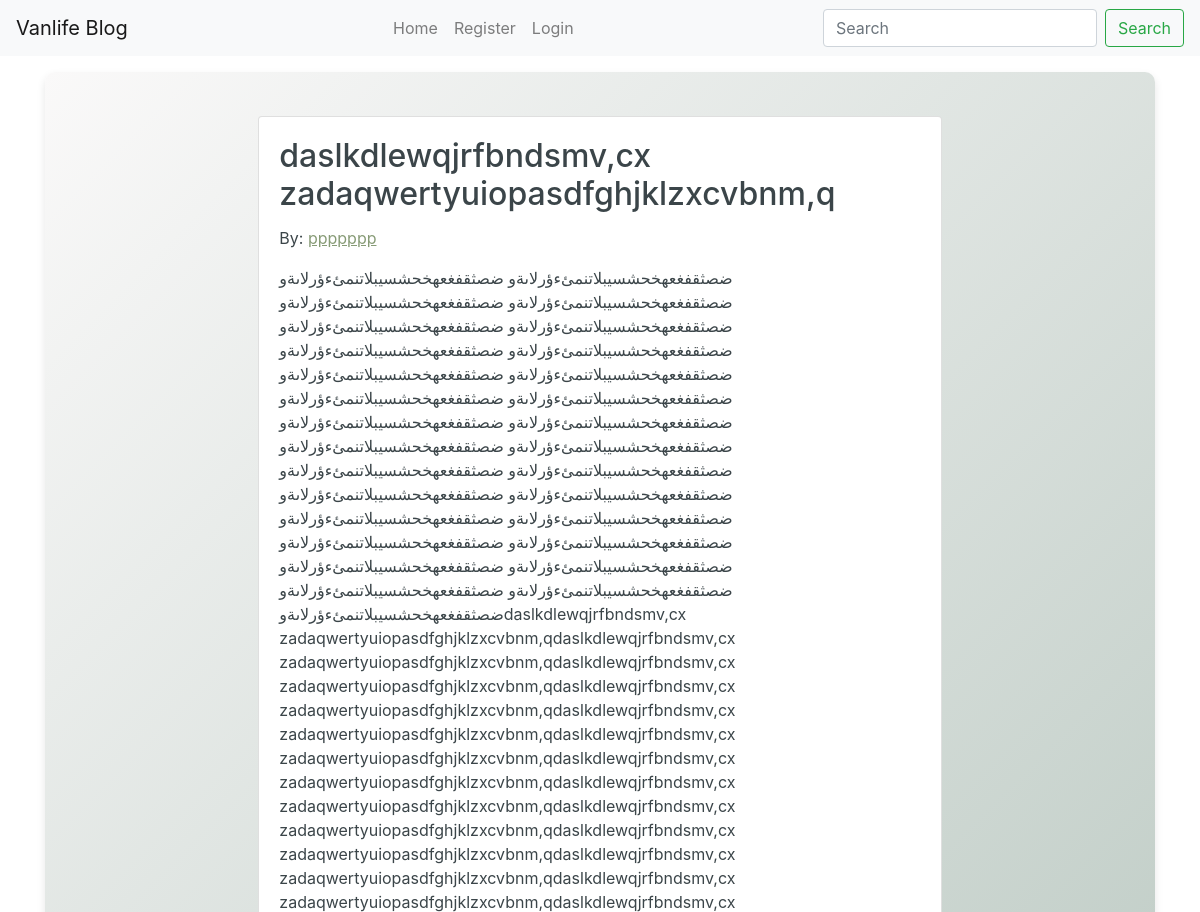
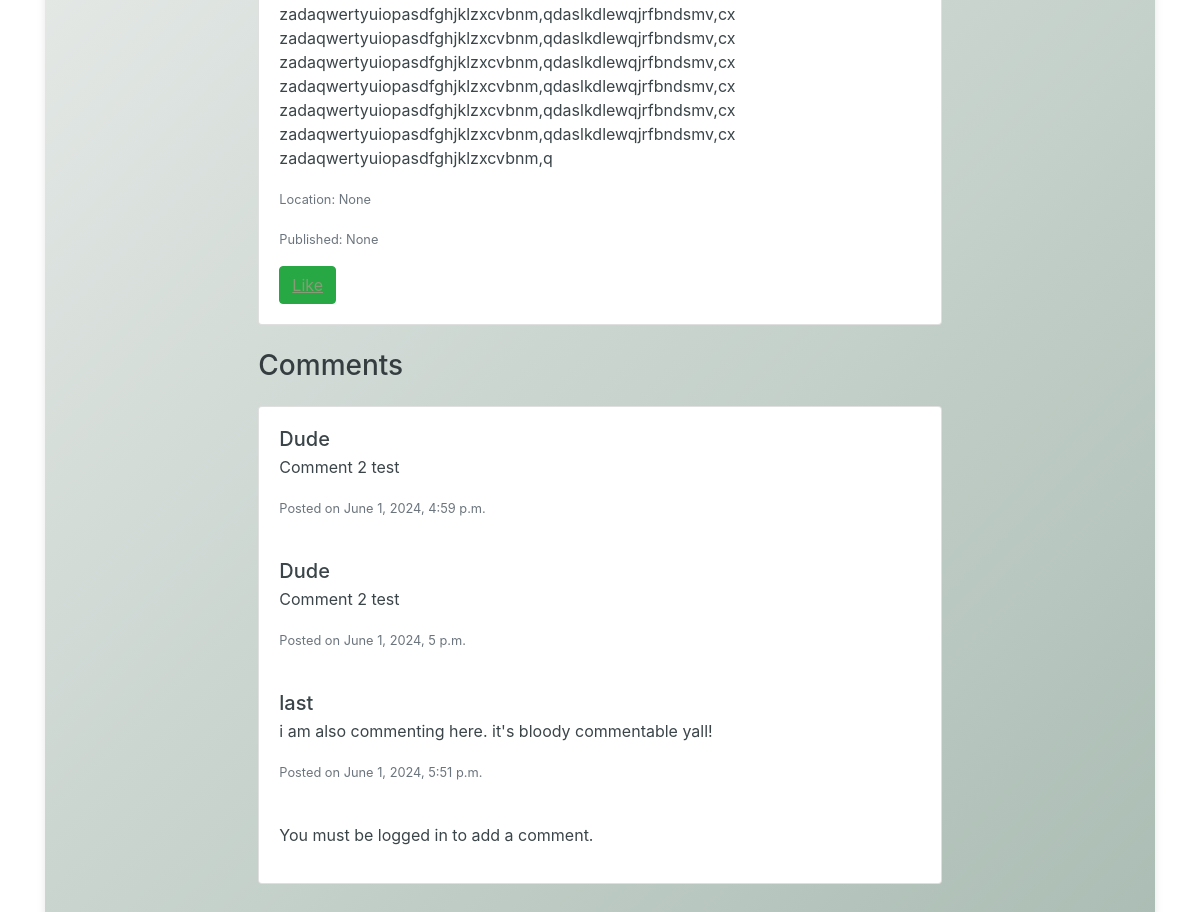
Page /post/6/ on the committed database (2 pictures, top to bottom).
### blog/models.py (models this page shows, shortened)
class Post(models.Model):
    author = models.ForeignKey(settings.AUTH_USER_MODEL, on_delete=models.CASCADE, related_name='posts')
    title = models.CharField(max_length=200)
    content = models.TextField()
    created_date = models.DateTimeField(default=timezone.now)
    published_date = models.DateTimeField(blank=True, null=True)
    location = models.CharField(max_length=200, blank=True, null=True)
    likes = models.ManyToManyField(settings.AUTH_USER_MODEL, related_name='liked_posts', blank=True)

class Comment(models.Model):
    post =models.ForeignKey(Post, on_delete=models.CASCADE, related_name='comments')
    author= models.ForeignKey(settings.AUTH_USER_MODEL, on_delete=models.CASCADE)
    text=models.TextField()
    created_date=models.DateTimeField(default=timezone.now)
    approved =models.BooleanField(default=True)

### users/models.py (models this page shows, shortened)
class CustomUser(AbstractUser):
    email= models.EmailField(unique=True)

### blog/views.py (the view)
# urls.py: path('post/<int:pk>/', views.post_detail, name='post_detail'),
def post_detail(request, pk):
    post= get_object_or_404(Post, pk=pk)
    comments= post.comments.filter(approved=True)
    new_comment= None
    if request.method =='POST':
        comment_form =CommentForm(request.POST)
        if comment_form.is_valid():
            new_comment= comment_form.save(commit=False)
            new_comment.post= post
            new_comment.author=request.user
            new_comment.save()
            return redirect('post_detail', pk=post.pk)
    else:
        comment_form= CommentForm()
    is_author= post.author==request.user
    is_liked = post.likes.filter(id=request.user.id).exists() if request.user.is_authenticated else False
    return render(request, 'blog/post_details.html', {
        'post': post,
        'comments':comments,
        'new_comment':new_comment,
        'comment_form':comment_form,
        'is_author':is_author,
        'is_liked': is_liked
    })

### blog/forms.py
class CommentForm(forms.ModelForm):
    class Meta:
        model= Comment
        fields= ('text',)

### blog/templates/blog/post_details.html
{% extends 'base_generic.html' %}
{% block content %}
<div class="container">
    <div class="row">
        <div class="col-md-8 offset-md-2">
            <div class="card my-4">
                <div class="card-body">
                    <h2 class="card-title">{{ post.title }}</h2>
                    <p class="card-text">By: <a href="{% url 'profile' post.author.username %}">{{ post.author.username }}</a></p>
                    <p class="card-text">{{ post.content }}</p>
                    <p class="card-text"><small class="text-muted">Location: {{ post.location }}</small></p>
                    <p class="card-text"><small class="text-muted">Published: {{ post.published_date }}</small></p>
                    {% if is_author %}
                        <a href="{% url 'post_edit' post.pk %}" class="btn btn-primary">Edit</a>
                        <a href="{% url 'post_delete' post.pk %}" class="btn btn-danger">Delete</a>
                    {% else %}
                        {% if is_liked %}
                            <a href="{% url 'post_unlike' post.pk %}" class="btn btn-secondary">Unlike</a>
                        {% else %}
                            <a href="{% url 'post_like' post.pk %}" class="btn btn-success">Like</a>
                        {% endif %}
                    {% endif %}
                </div>
            </div>
            <h3>Comments</h3>
            <div class="card my-4">
                <div class="card-body">
                    <ul class="list-unstyled">
                        {% for comment in comments %}
                            <li class="media mb-4">
                                <div class="media-body">
                                    <h5 class="mt-0 mb-1">{{ comment.author.username }}</h5>
                                    <p>{{ comment.text }}</p>
                                    <p><small class="text-muted">Posted on {{ comment.created_date }}</small></p>
                                </div>
                            </li>
                        {% endfor %}
                    </ul>
                    {% if request.user.is_authenticated %}
                        <h4>Add a new comment</h4>
                        <form method="post">
                            {% csrf_token %}
                            {{ comment_form.as_p }}
                            <button type="submit" class="btn btn-primary">Add Comment</button>
                        </form>
                    {% else %}
                        <p>You must be logged in to add a comment.</p>
                    {% endif %}
                </div>
            </div>
        </div>
    </div>
</div>
{% endblock %}

### templates/base_generic.html (style rules this page uses)
body { padding-top: 4.5rem; }
.content-background h1, .content-background h2, .content-background p, .content-background ul, .content-background li { color: #3b4549; }
.content-background a { color: #879b76; text-decoration: underline; }

### rows in the picture
Post: title "daslkdlewqjrfbndsmv,cx zadaqwertyuiopasdfghjklzxcvbnm,q", author.username "ppppppp", content "ضصثقفغعهخحشسيبلاتنمئءؤرلاىةو ضصثقفغعهخحشسيبلاتنمئءؤرلاىةو ضصثقفغعهخحشسيبلاتنمئءؤرلاىةو ضصثقفغعهخحشسيبلاتنمئءؤرلاىةو ضصثقفغعهخحشسيبلاتنمئءؤرلاىةو ضصثقفغعهخحشسيبلاتنمئءؤرلاىةو ضصثقفغعهخحشسيبلاتنمئءؤرلاىةو ضصثقفغعهخحشسيبلاتنمئءؤرلاىةو ضصثقفغعهخحشسيبلاتنمئءؤرلاىةو ضصثقفغعهخحشسيبلاتنمئءؤرلاىةو ضصثقفغعهخحشسيبلاتنمئءؤرلاىةو ضصثقفغعهخحشسيبلاتنمئءؤرلاىةو ضصثقفغعهخحشسيبلاتنمئءؤرلاىةو ضصثقفغعهخحشسيبلاتنمئءؤرلاىةو ضصثقفغعهخحشسيبلاتنمئءؤرلاىةو ضصثقفغعهخحشسيبلاتنمئءؤرلاىةو ضصثقفغعهخحشسيبلاتنمئءؤرلاىةو ضصثقفغعهخحشسيبلاتنمئءؤرلاىةو ضصثقفغعهخحشسيبلاتنمئءؤرلاىةو ضصثقفغعهخحشسيبلاتنمئءؤرلاىةو ضصثقفغعهخحشسيبلاتنمئءؤرلاىةو ضصثقفغعهخحشسيبلاتنمئءؤرلاىةو ضصثقفغعهخحشسيبلاتنمئءؤرلاىةو ضصثقفغعهخحشسيبلاتنمئءؤرلاىةو…", location "None", published_date "None"
Comment: author.username "Dude", text "Comment 2 test", created_date "June 1, 2024, 4:59 p.m."
Comment: author.username "Dude", text "Comment 2 test", created_date "June 1, 2024, 5 p.m."
Comment: author.username "last", text "i am also commenting here. it's bloody commentable yall!", created_date "June 1, 2024, 5:51 p.m."
